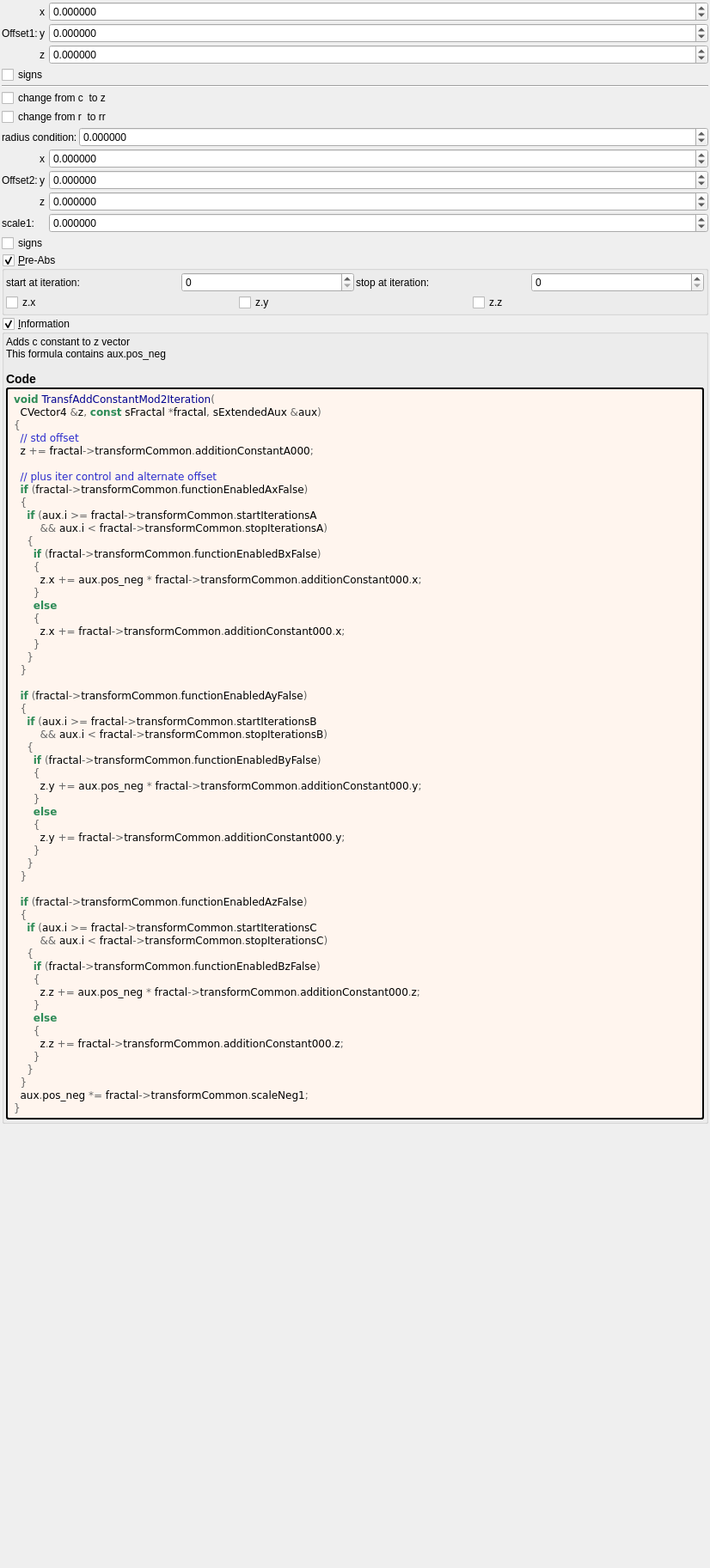
<?xml version="1.0" encoding="UTF-8"?>
<ui version="4.0">
 <class>Form</class>
 <widget class="QWidget" name="Form">
  <property name="geometry">
   <rect>
    <x>0</x>
    <y>0</y>
    <width>826</width>
    <height>1825</height>
   </rect>
  </property>
  <property name="windowTitle">
   <string notr="true">transf_add_constant_mod2</string>
  </property>
  <layout class="QVBoxLayout" name="verticalLayout">
   <property name="spacing">
    <number>2</number>
   </property>
   <property name="leftMargin">
    <number>2</number>
   </property>
   <property name="topMargin">
    <number>2</number>
   </property>
   <property name="rightMargin">
    <number>2</number>
   </property>
   <property name="bottomMargin">
    <number>2</number>
   </property>
   <item>
    <layout class="QGridLayout" name="gridLayout_63" columnstretch="0,0,0,1">
     <property name="spacing">
      <number>2</number>
     </property>
     <item row="2" column="2">
      <widget class="QLabel" name="label_114">
       <property name="text">
        <string notr="true">x</string>
       </property>
      </widget>
     </item>
     <item row="2" column="3">
      <widget class="MyDoubleSpinBox" name="spinbox3_transf_addition_constantA_000_x">
       <property name="sizePolicy">
        <sizepolicy hsizetype="Minimum" vsizetype="Maximum">
         <horstretch>0</horstretch>
         <verstretch>0</verstretch>
        </sizepolicy>
       </property>
       <property name="prefix">
        <string/>
       </property>
       <property name="suffix">
        <string/>
       </property>
       <property name="decimals">
        <number>6</number>
       </property>
       <property name="minimum">
        <double>-99.989999999999995</double>
       </property>
       <property name="maximum">
        <double>99.989999999999995</double>
       </property>
       <property name="singleStep">
        <double>0.100000000000000</double>
       </property>
      </widget>
     </item>
     <item row="4" column="2">
      <widget class="QLabel" name="label_115">
       <property name="text">
        <string notr="true">z</string>
       </property>
      </widget>
     </item>
     <item row="3" column="2">
      <widget class="QLabel" name="label_113">
       <property name="text">
        <string notr="true">y</string>
       </property>
      </widget>
     </item>
     <item row="4" column="3">
      <widget class="MyDoubleSpinBox" name="spinbox3_transf_addition_constantA_000_z">
       <property name="sizePolicy">
        <sizepolicy hsizetype="Minimum" vsizetype="Maximum">
         <horstretch>0</horstretch>
         <verstretch>0</verstretch>
        </sizepolicy>
       </property>
       <property name="prefix">
        <string/>
       </property>
       <property name="suffix">
        <string/>
       </property>
       <property name="decimals">
        <number>6</number>
       </property>
       <property name="minimum">
        <double>-99.989999999999995</double>
       </property>
       <property name="maximum">
        <double>99.989999999999995</double>
       </property>
       <property name="singleStep">
        <double>0.100000000000000</double>
       </property>
      </widget>
     </item>
     <item row="3" column="3">
      <widget class="MyDoubleSpinBox" name="spinbox3_transf_addition_constantA_000_y">
       <property name="sizePolicy">
        <sizepolicy hsizetype="Minimum" vsizetype="Maximum">
         <horstretch>0</horstretch>
         <verstretch>0</verstretch>
        </sizepolicy>
       </property>
       <property name="prefix">
        <string/>
       </property>
       <property name="suffix">
        <string/>
       </property>
       <property name="decimals">
        <number>6</number>
       </property>
       <property name="minimum">
        <double>-99.989999999999995</double>
       </property>
       <property name="maximum">
        <double>99.989999999999995</double>
       </property>
       <property name="singleStep">
        <double>0.100000000000000</double>
       </property>
      </widget>
     </item>
     <item row="3" column="1">
      <widget class="QLabel" name="label_255">
       <property name="text">
        <string>Offset1:</string>
       </property>
      </widget>
     </item>
     <item row="5" column="1" colspan="2">
      <widget class="MyCheckBox" name="checkBox_transf_function_enabledD_false">
       <property name="text">
        <string notr="true">signs</string>
       </property>
      </widget>
     </item>
    </layout>
   </item>
   <item>
    <widget class="Line" name="line">
     <property name="orientation">
      <enum>Qt::Horizontal</enum>
     </property>
    </widget>
   </item>
   <item>
    <widget class="MyCheckBox" name="checkBox_transf_function_enabledB_false">
     <property name="text">
      <string notr="true">change from c  to z</string>
     </property>
    </widget>
   </item>
   <item>
    <widget class="MyCheckBox" name="checkBox_transf_function_enabledA_false">
     <property name="text">
      <string notr="true">change from r  to rr</string>
     </property>
    </widget>
   </item>
   <item>
    <layout class="QGridLayout" name="gridLayout_2" columnstretch="0,1">
     <item row="0" column="0">
      <widget class="QLabel" name="label_261">
       <property name="text">
        <string>radius condition:</string>
       </property>
      </widget>
     </item>
     <item row="0" column="1">
      <widget class="MyDoubleSpinBox" name="spinbox_transf_radius_1">
       <property name="sizePolicy">
        <sizepolicy hsizetype="Minimum" vsizetype="Maximum">
         <horstretch>0</horstretch>
         <verstretch>0</verstretch>
        </sizepolicy>
       </property>
       <property name="prefix">
        <string/>
       </property>
       <property name="suffix">
        <string/>
       </property>
       <property name="decimals">
        <number>6</number>
       </property>
       <property name="minimum">
        <double>-99.989999999999995</double>
       </property>
       <property name="maximum">
        <double>99.989999999999995</double>
       </property>
       <property name="singleStep">
        <double>0.100000000000000</double>
       </property>
      </widget>
     </item>
    </layout>
   </item>
   <item>
    <layout class="QGridLayout" name="gridLayout_64" columnstretch="0,0,0,1">
     <property name="spacing">
      <number>2</number>
     </property>
     <item row="2" column="2">
      <widget class="QLabel" name="label_116">
       <property name="text">
        <string notr="true">x</string>
       </property>
      </widget>
     </item>
     <item row="2" column="3">
      <widget class="MyDoubleSpinBox" name="spinbox3_transf_offset_000_x">
       <property name="sizePolicy">
        <sizepolicy hsizetype="Minimum" vsizetype="Maximum">
         <horstretch>0</horstretch>
         <verstretch>0</verstretch>
        </sizepolicy>
       </property>
       <property name="prefix">
        <string/>
       </property>
       <property name="suffix">
        <string/>
       </property>
       <property name="decimals">
        <number>6</number>
       </property>
       <property name="minimum">
        <double>-99.989999999999995</double>
       </property>
       <property name="maximum">
        <double>99.989999999999995</double>
       </property>
       <property name="singleStep">
        <double>0.100000000000000</double>
       </property>
      </widget>
     </item>
     <item row="4" column="2">
      <widget class="QLabel" name="label_117">
       <property name="text">
        <string notr="true">z</string>
       </property>
      </widget>
     </item>
     <item row="3" column="2">
      <widget class="QLabel" name="label_118">
       <property name="text">
        <string notr="true">y</string>
       </property>
      </widget>
     </item>
     <item row="4" column="3">
      <widget class="MyDoubleSpinBox" name="spinbox3_transf_offset_000_z">
       <property name="sizePolicy">
        <sizepolicy hsizetype="Minimum" vsizetype="Maximum">
         <horstretch>0</horstretch>
         <verstretch>0</verstretch>
        </sizepolicy>
       </property>
       <property name="prefix">
        <string/>
       </property>
       <property name="suffix">
        <string/>
       </property>
       <property name="decimals">
        <number>6</number>
       </property>
       <property name="minimum">
        <double>-99.989999999999995</double>
       </property>
       <property name="maximum">
        <double>99.989999999999995</double>
       </property>
       <property name="singleStep">
        <double>0.100000000000000</double>
       </property>
      </widget>
     </item>
     <item row="3" column="3">
      <widget class="MyDoubleSpinBox" name="spinbox3_transf_offset_000_y">
       <property name="sizePolicy">
        <sizepolicy hsizetype="Minimum" vsizetype="Maximum">
         <horstretch>0</horstretch>
         <verstretch>0</verstretch>
        </sizepolicy>
       </property>
       <property name="prefix">
        <string/>
       </property>
       <property name="suffix">
        <string/>
       </property>
       <property name="decimals">
        <number>6</number>
       </property>
       <property name="minimum">
        <double>-99.989999999999995</double>
       </property>
       <property name="maximum">
        <double>99.989999999999995</double>
       </property>
       <property name="singleStep">
        <double>0.100000000000000</double>
       </property>
      </widget>
     </item>
     <item row="3" column="1">
      <widget class="QLabel" name="label_256">
       <property name="text">
        <string>Offset2:</string>
       </property>
      </widget>
     </item>
     <item row="6" column="1" colspan="2">
      <widget class="MyCheckBox" name="checkBox_transf_function_enabledC_false">
       <property name="text">
        <string notr="true">signs</string>
       </property>
      </widget>
     </item>
     <item row="5" column="3">
      <widget class="MyDoubleSpinBox" name="spinbox_transf_scale_1">
       <property name="sizePolicy">
        <sizepolicy hsizetype="Minimum" vsizetype="Maximum">
         <horstretch>0</horstretch>
         <verstretch>0</verstretch>
        </sizepolicy>
       </property>
       <property name="prefix">
        <string/>
       </property>
       <property name="suffix">
        <string/>
       </property>
       <property name="decimals">
        <number>6</number>
       </property>
       <property name="minimum">
        <double>-99.989999999999995</double>
       </property>
       <property name="maximum">
        <double>99.989999999999995</double>
       </property>
       <property name="singleStep">
        <double>0.100000000000000</double>
       </property>
      </widget>
     </item>
     <item row="5" column="1">
      <widget class="QLabel" name="label_258">
       <property name="text">
        <string>scale1:</string>
       </property>
      </widget>
     </item>
    </layout>
   </item>
   <item>
    <widget class="MyGroupBox" name="groupCheck_transf_function_enabledP_false">
     <property name="title">
      <string>&amp;Pre-Abs</string>
     </property>
     <property name="checkable">
      <bool>true</bool>
     </property>
     <layout class="QVBoxLayout" name="verticalLayout_10" stretch="0,0">
      <property name="spacing">
       <number>2</number>
      </property>
      <property name="leftMargin">
       <number>2</number>
      </property>
      <property name="topMargin">
       <number>2</number>
      </property>
      <property name="rightMargin">
       <number>2</number>
      </property>
      <property name="bottomMargin">
       <number>2</number>
      </property>
      <item>
       <layout class="QGridLayout" name="gridLayout_65">
        <property name="spacing">
         <number>2</number>
        </property>
        <item row="1" column="3">
         <widget class="MySpinBox" name="spinboxInt_transf_stop_iterations_P">
          <property name="sizePolicy">
           <sizepolicy hsizetype="Minimum" vsizetype="Maximum">
            <horstretch>0</horstretch>
            <verstretch>0</verstretch>
           </sizepolicy>
          </property>
          <property name="maximum">
           <number>999</number>
          </property>
         </widget>
        </item>
        <item row="1" column="1">
         <widget class="MySpinBox" name="spinboxInt_transf_start_iterations_P">
          <property name="sizePolicy">
           <sizepolicy hsizetype="Minimum" vsizetype="Maximum">
            <horstretch>0</horstretch>
            <verstretch>0</verstretch>
           </sizepolicy>
          </property>
          <property name="maximum">
           <number>999</number>
          </property>
         </widget>
        </item>
        <item row="1" column="2">
         <widget class="QLabel" name="label_248">
          <property name="text">
           <string>stop at iteration:</string>
          </property>
         </widget>
        </item>
        <item row="1" column="0">
         <widget class="QLabel" name="label_249">
          <property name="text">
           <string>start at iteration:</string>
          </property>
         </widget>
        </item>
       </layout>
      </item>
      <item>
       <layout class="QHBoxLayout" name="horizontalLayout_8" stretch="0,0,0">
        <property name="topMargin">
         <number>0</number>
        </property>
        <item>
         <widget class="MyCheckBox" name="checkBox_transf_function_enabledAx">
          <property name="text">
           <string notr="true">z.x</string>
          </property>
         </widget>
        </item>
        <item>
         <widget class="MyCheckBox" name="checkBox_transf_function_enabledAy">
          <property name="text">
           <string notr="true">z.y</string>
          </property>
         </widget>
        </item>
        <item>
         <widget class="MyCheckBox" name="checkBox_transf_function_enabledAz">
          <property name="text">
           <string notr="true">z.z</string>
          </property>
         </widget>
        </item>
       </layout>
      </item>
     </layout>
    </widget>
   </item>
   <item>
    <widget class="MyGroupBox" name="groupCheck_info">
     <property name="title">
      <string>&amp;Information</string>
     </property>
     <property name="flat">
      <bool>false</bool>
     </property>
     <property name="checkable">
      <bool>true</bool>
     </property>
     <layout class="QVBoxLayout" name="verticalLayout_2">
      <property name="spacing">
       <number>2</number>
      </property>
      <property name="leftMargin">
       <number>2</number>
      </property>
      <property name="topMargin">
       <number>2</number>
      </property>
      <property name="rightMargin">
       <number>2</number>
      </property>
      <property name="bottomMargin">
       <number>2</number>
      </property>
      <item>
       <widget class="QLabel" name="label_information_general">
        <property name="text">
         <string notr="true">&lt;p&gt;Adds c constant to z vector&lt;br&gt;This formula contains aux.pos_neg&lt;/p&gt;&lt;table&gt;
&lt;/table&gt;
&lt;h3&gt;Code&lt;/h3&gt;</string>
        </property>
        <property name="wordWrap">
         <bool>true</bool>
        </property>
        <property name="openExternalLinks">
         <bool>true</bool>
        </property>
        <property name="textInteractionFlags">
         <set>Qt::LinksAccessibleByMouse|Qt::TextSelectableByMouse</set>
        </property>
       </widget>
      </item>
      <item>
       <widget class="QLabel" name="label_code_content">
        <property name="styleSheet">
         <string notr="true">border-style: outset; border-width: 2px; border-radius: 3px; border-color: black; background-color: #fff5ee; padding: 4px;</string>
        </property>
        <property name="text">
         <string notr="true">&lt;body style=&quot;background-color:#fff5ee&quot;&gt;
&lt;pre style=&quot;color:#000000; background-color:#fff5ee;  font-family:'Courier New',monospace;&quot;&gt;&lt;span style=&quot;color:#2e8b57; font-weight:bold&quot;&gt;void&lt;/span&gt; &lt;span style=&quot;color:#00008f&quot;&gt;TransfAddConstantMod2Iteration&lt;/span&gt;&lt;span style=&quot;color:#676767&quot;&gt;(&lt;/span&gt;
  CVector4 &lt;span style=&quot;color:#676767&quot;&gt;&amp;amp;&lt;/span&gt;z&lt;span style=&quot;color:#676767&quot;&gt;,&lt;/span&gt; &lt;span style=&quot;color:#2e8b57; font-weight:bold&quot;&gt;const&lt;/span&gt; sFractal &lt;span style=&quot;color:#676767&quot;&gt;*&lt;/span&gt;fractal&lt;span style=&quot;color:#676767&quot;&gt;,&lt;/span&gt; sExtendedAux &lt;span style=&quot;color:#676767&quot;&gt;&amp;amp;&lt;/span&gt;aux&lt;span style=&quot;color:#676767&quot;&gt;)&lt;/span&gt;
&lt;span style=&quot;color:#676767&quot;&gt;{&lt;/span&gt;
  &lt;span style=&quot;color:#2929cc&quot;&gt;// std offset&lt;/span&gt;
  z &lt;span style=&quot;color:#676767&quot;&gt;+=&lt;/span&gt; fractal&lt;span style=&quot;color:#676767&quot;&gt;-&amp;gt;&lt;/span&gt;transformCommon&lt;span style=&quot;color:#676767&quot;&gt;.&lt;/span&gt;additionConstantA000&lt;span style=&quot;color:#676767&quot;&gt;;&lt;/span&gt;

  &lt;span style=&quot;color:#2929cc&quot;&gt;// plus iter control and alternate offset&lt;/span&gt;
  &lt;span style=&quot;color:#2e8b57; font-weight:bold&quot;&gt;if&lt;/span&gt; &lt;span style=&quot;color:#676767&quot;&gt;(&lt;/span&gt;fractal&lt;span style=&quot;color:#676767&quot;&gt;-&amp;gt;&lt;/span&gt;transformCommon&lt;span style=&quot;color:#676767&quot;&gt;.&lt;/span&gt;functionEnabledAxFalse&lt;span style=&quot;color:#676767&quot;&gt;)&lt;/span&gt;
  &lt;span style=&quot;color:#676767&quot;&gt;{&lt;/span&gt;
    &lt;span style=&quot;color:#2e8b57; font-weight:bold&quot;&gt;if&lt;/span&gt; &lt;span style=&quot;color:#676767&quot;&gt;(&lt;/span&gt;aux&lt;span style=&quot;color:#676767&quot;&gt;.&lt;/span&gt;i &lt;span style=&quot;color:#676767&quot;&gt;&amp;gt;=&lt;/span&gt; fractal&lt;span style=&quot;color:#676767&quot;&gt;-&amp;gt;&lt;/span&gt;transformCommon&lt;span style=&quot;color:#676767&quot;&gt;.&lt;/span&gt;startIterationsA
        &lt;span style=&quot;color:#676767&quot;&gt;&amp;amp;&amp;amp;&lt;/span&gt; aux&lt;span style=&quot;color:#676767&quot;&gt;.&lt;/span&gt;i &lt;span style=&quot;color:#676767&quot;&gt;&amp;lt;&lt;/span&gt; fractal&lt;span style=&quot;color:#676767&quot;&gt;-&amp;gt;&lt;/span&gt;transformCommon&lt;span style=&quot;color:#676767&quot;&gt;.&lt;/span&gt;stopIterationsA&lt;span style=&quot;color:#676767&quot;&gt;)&lt;/span&gt;
    &lt;span style=&quot;color:#676767&quot;&gt;{&lt;/span&gt;
      &lt;span style=&quot;color:#2e8b57; font-weight:bold&quot;&gt;if&lt;/span&gt; &lt;span style=&quot;color:#676767&quot;&gt;(&lt;/span&gt;fractal&lt;span style=&quot;color:#676767&quot;&gt;-&amp;gt;&lt;/span&gt;transformCommon&lt;span style=&quot;color:#676767&quot;&gt;.&lt;/span&gt;functionEnabledBxFalse&lt;span style=&quot;color:#676767&quot;&gt;)&lt;/span&gt;
      &lt;span style=&quot;color:#676767&quot;&gt;{&lt;/span&gt;
        z&lt;span style=&quot;color:#676767&quot;&gt;.&lt;/span&gt;x &lt;span style=&quot;color:#676767&quot;&gt;+=&lt;/span&gt; aux&lt;span style=&quot;color:#676767&quot;&gt;.&lt;/span&gt;pos_neg &lt;span style=&quot;color:#676767&quot;&gt;*&lt;/span&gt; fractal&lt;span style=&quot;color:#676767&quot;&gt;-&amp;gt;&lt;/span&gt;transformCommon&lt;span style=&quot;color:#676767&quot;&gt;.&lt;/span&gt;additionConstant000&lt;span style=&quot;color:#676767&quot;&gt;.&lt;/span&gt;x&lt;span style=&quot;color:#676767&quot;&gt;;&lt;/span&gt;
      &lt;span style=&quot;color:#676767&quot;&gt;}&lt;/span&gt;
      &lt;span style=&quot;color:#2e8b57; font-weight:bold&quot;&gt;else&lt;/span&gt;
      &lt;span style=&quot;color:#676767&quot;&gt;{&lt;/span&gt;
        z&lt;span style=&quot;color:#676767&quot;&gt;.&lt;/span&gt;x &lt;span style=&quot;color:#676767&quot;&gt;+=&lt;/span&gt; fractal&lt;span style=&quot;color:#676767&quot;&gt;-&amp;gt;&lt;/span&gt;transformCommon&lt;span style=&quot;color:#676767&quot;&gt;.&lt;/span&gt;additionConstant000&lt;span style=&quot;color:#676767&quot;&gt;.&lt;/span&gt;x&lt;span style=&quot;color:#676767&quot;&gt;;&lt;/span&gt;
      &lt;span style=&quot;color:#676767&quot;&gt;}&lt;/span&gt;
    &lt;span style=&quot;color:#676767&quot;&gt;}&lt;/span&gt;
  &lt;span style=&quot;color:#676767&quot;&gt;}&lt;/span&gt;

  &lt;span style=&quot;color:#2e8b57; font-weight:bold&quot;&gt;if&lt;/span&gt; &lt;span style=&quot;color:#676767&quot;&gt;(&lt;/span&gt;fractal&lt;span style=&quot;color:#676767&quot;&gt;-&amp;gt;&lt;/span&gt;transformCommon&lt;span style=&quot;color:#676767&quot;&gt;.&lt;/span&gt;functionEnabledAyFalse&lt;span style=&quot;color:#676767&quot;&gt;)&lt;/span&gt;
  &lt;span style=&quot;color:#676767&quot;&gt;{&lt;/span&gt;
    &lt;span style=&quot;color:#2e8b57; font-weight:bold&quot;&gt;if&lt;/span&gt; &lt;span style=&quot;color:#676767&quot;&gt;(&lt;/span&gt;aux&lt;span style=&quot;color:#676767&quot;&gt;.&lt;/span&gt;i &lt;span style=&quot;color:#676767&quot;&gt;&amp;gt;=&lt;/span&gt; fractal&lt;span style=&quot;color:#676767&quot;&gt;-&amp;gt;&lt;/span&gt;transformCommon&lt;span style=&quot;color:#676767&quot;&gt;.&lt;/span&gt;startIterationsB
        &lt;span style=&quot;color:#676767&quot;&gt;&amp;amp;&amp;amp;&lt;/span&gt; aux&lt;span style=&quot;color:#676767&quot;&gt;.&lt;/span&gt;i &lt;span style=&quot;color:#676767&quot;&gt;&amp;lt;&lt;/span&gt; fractal&lt;span style=&quot;color:#676767&quot;&gt;-&amp;gt;&lt;/span&gt;transformCommon&lt;span style=&quot;color:#676767&quot;&gt;.&lt;/span&gt;stopIterationsB&lt;span style=&quot;color:#676767&quot;&gt;)&lt;/span&gt;
    &lt;span style=&quot;color:#676767&quot;&gt;{&lt;/span&gt;
      &lt;span style=&quot;color:#2e8b57; font-weight:bold&quot;&gt;if&lt;/span&gt; &lt;span style=&quot;color:#676767&quot;&gt;(&lt;/span&gt;fractal&lt;span style=&quot;color:#676767&quot;&gt;-&amp;gt;&lt;/span&gt;transformCommon&lt;span style=&quot;color:#676767&quot;&gt;.&lt;/span&gt;functionEnabledByFalse&lt;span style=&quot;color:#676767&quot;&gt;)&lt;/span&gt;
      &lt;span style=&quot;color:#676767&quot;&gt;{&lt;/span&gt;
        z&lt;span style=&quot;color:#676767&quot;&gt;.&lt;/span&gt;y &lt;span style=&quot;color:#676767&quot;&gt;+=&lt;/span&gt; aux&lt;span style=&quot;color:#676767&quot;&gt;.&lt;/span&gt;pos_neg &lt;span style=&quot;color:#676767&quot;&gt;*&lt;/span&gt; fractal&lt;span style=&quot;color:#676767&quot;&gt;-&amp;gt;&lt;/span&gt;transformCommon&lt;span style=&quot;color:#676767&quot;&gt;.&lt;/span&gt;additionConstant000&lt;span style=&quot;color:#676767&quot;&gt;.&lt;/span&gt;y&lt;span style=&quot;color:#676767&quot;&gt;;&lt;/span&gt;
      &lt;span style=&quot;color:#676767&quot;&gt;}&lt;/span&gt;
      &lt;span style=&quot;color:#2e8b57; font-weight:bold&quot;&gt;else&lt;/span&gt;
      &lt;span style=&quot;color:#676767&quot;&gt;{&lt;/span&gt;
        z&lt;span style=&quot;color:#676767&quot;&gt;.&lt;/span&gt;y &lt;span style=&quot;color:#676767&quot;&gt;+=&lt;/span&gt; fractal&lt;span style=&quot;color:#676767&quot;&gt;-&amp;gt;&lt;/span&gt;transformCommon&lt;span style=&quot;color:#676767&quot;&gt;.&lt;/span&gt;additionConstant000&lt;span style=&quot;color:#676767&quot;&gt;.&lt;/span&gt;y&lt;span style=&quot;color:#676767&quot;&gt;;&lt;/span&gt;
      &lt;span style=&quot;color:#676767&quot;&gt;}&lt;/span&gt;
    &lt;span style=&quot;color:#676767&quot;&gt;}&lt;/span&gt;
  &lt;span style=&quot;color:#676767&quot;&gt;}&lt;/span&gt;

  &lt;span style=&quot;color:#2e8b57; font-weight:bold&quot;&gt;if&lt;/span&gt; &lt;span style=&quot;color:#676767&quot;&gt;(&lt;/span&gt;fractal&lt;span style=&quot;color:#676767&quot;&gt;-&amp;gt;&lt;/span&gt;transformCommon&lt;span style=&quot;color:#676767&quot;&gt;.&lt;/span&gt;functionEnabledAzFalse&lt;span style=&quot;color:#676767&quot;&gt;)&lt;/span&gt;
  &lt;span style=&quot;color:#676767&quot;&gt;{&lt;/span&gt;
    &lt;span style=&quot;color:#2e8b57; font-weight:bold&quot;&gt;if&lt;/span&gt; &lt;span style=&quot;color:#676767&quot;&gt;(&lt;/span&gt;aux&lt;span style=&quot;color:#676767&quot;&gt;.&lt;/span&gt;i &lt;span style=&quot;color:#676767&quot;&gt;&amp;gt;=&lt;/span&gt; fractal&lt;span style=&quot;color:#676767&quot;&gt;-&amp;gt;&lt;/span&gt;transformCommon&lt;span style=&quot;color:#676767&quot;&gt;.&lt;/span&gt;startIterationsC
        &lt;span style=&quot;color:#676767&quot;&gt;&amp;amp;&amp;amp;&lt;/span&gt; aux&lt;span style=&quot;color:#676767&quot;&gt;.&lt;/span&gt;i &lt;span style=&quot;color:#676767&quot;&gt;&amp;lt;&lt;/span&gt; fractal&lt;span style=&quot;color:#676767&quot;&gt;-&amp;gt;&lt;/span&gt;transformCommon&lt;span style=&quot;color:#676767&quot;&gt;.&lt;/span&gt;stopIterationsC&lt;span style=&quot;color:#676767&quot;&gt;)&lt;/span&gt;
    &lt;span style=&quot;color:#676767&quot;&gt;{&lt;/span&gt;
      &lt;span style=&quot;color:#2e8b57; font-weight:bold&quot;&gt;if&lt;/span&gt; &lt;span style=&quot;color:#676767&quot;&gt;(&lt;/span&gt;fractal&lt;span style=&quot;color:#676767&quot;&gt;-&amp;gt;&lt;/span&gt;transformCommon&lt;span style=&quot;color:#676767&quot;&gt;.&lt;/span&gt;functionEnabledBzFalse&lt;span style=&quot;color:#676767&quot;&gt;)&lt;/span&gt;
      &lt;span style=&quot;color:#676767&quot;&gt;{&lt;/span&gt;
        z&lt;span style=&quot;color:#676767&quot;&gt;.&lt;/span&gt;z &lt;span style=&quot;color:#676767&quot;&gt;+=&lt;/span&gt; aux&lt;span style=&quot;color:#676767&quot;&gt;.&lt;/span&gt;pos_neg &lt;span style=&quot;color:#676767&quot;&gt;*&lt;/span&gt; fractal&lt;span style=&quot;color:#676767&quot;&gt;-&amp;gt;&lt;/span&gt;transformCommon&lt;span style=&quot;color:#676767&quot;&gt;.&lt;/span&gt;additionConstant000&lt;span style=&quot;color:#676767&quot;&gt;.&lt;/span&gt;z&lt;span style=&quot;color:#676767&quot;&gt;;&lt;/span&gt;
      &lt;span style=&quot;color:#676767&quot;&gt;}&lt;/span&gt;
      &lt;span style=&quot;color:#2e8b57; font-weight:bold&quot;&gt;else&lt;/span&gt;
      &lt;span style=&quot;color:#676767&quot;&gt;{&lt;/span&gt;
        z&lt;span style=&quot;color:#676767&quot;&gt;.&lt;/span&gt;z &lt;span style=&quot;color:#676767&quot;&gt;+=&lt;/span&gt; fractal&lt;span style=&quot;color:#676767&quot;&gt;-&amp;gt;&lt;/span&gt;transformCommon&lt;span style=&quot;color:#676767&quot;&gt;.&lt;/span&gt;additionConstant000&lt;span style=&quot;color:#676767&quot;&gt;.&lt;/span&gt;z&lt;span style=&quot;color:#676767&quot;&gt;;&lt;/span&gt;
      &lt;span style=&quot;color:#676767&quot;&gt;}&lt;/span&gt;
    &lt;span style=&quot;color:#676767&quot;&gt;}&lt;/span&gt;
  &lt;span style=&quot;color:#676767&quot;&gt;}&lt;/span&gt;
  aux&lt;span style=&quot;color:#676767&quot;&gt;.&lt;/span&gt;pos_neg &lt;span style=&quot;color:#676767&quot;&gt;*=&lt;/span&gt; fractal&lt;span style=&quot;color:#676767&quot;&gt;-&amp;gt;&lt;/span&gt;transformCommon&lt;span style=&quot;color:#676767&quot;&gt;.&lt;/span&gt;scaleNeg1&lt;span style=&quot;color:#676767&quot;&gt;;&lt;/span&gt;
&lt;span style=&quot;color:#676767&quot;&gt;}&lt;/span&gt;
&lt;/pre&gt;
&lt;/body&gt;</string>
        </property>
        <property name="wordWrap">
         <bool>true</bool>
        </property>
        <property name="openExternalLinks">
         <bool>true</bool>
        </property>
        <property name="textInteractionFlags">
         <set>Qt::LinksAccessibleByMouse|Qt::TextSelectableByMouse</set>
        </property>
       </widget>
      </item>
     </layout>
    </widget>
   </item>
   <item>
    <spacer name="verticalSpacer">
     <property name="orientation">
      <enum>Qt::Vertical</enum>
     </property>
     <property name="sizeHint" stdset="0">
      <size>
       <width>20</width>
       <height>40</height>
      </size>
     </property>
    </spacer>
   </item>
  </layout>
 </widget>
 <customwidgets>
  <customwidget>
   <class>MyGroupBox</class>
   <extends>QGroupBox</extends>
   <header>my_group_box.h</header>
   <container>1</container>
  </customwidget>
  <customwidget>
   <class>MyDoubleSpinBox</class>
   <extends>QDoubleSpinBox</extends>
   <header>my_double_spin_box.h</header>
  </customwidget>
  <customwidget>
   <class>MySpinBox</class>
   <extends>QSpinBox</extends>
   <header>my_spin_box.h</header>
  </customwidget>
  <customwidget>
   <class>MyCheckBox</class>
   <extends>QCheckBox</extends>
   <header>my_check_box.h</header>
  </customwidget>
 </customwidgets>
 <tabstops>
  <tabstop>spinbox3_transf_addition_constantA_000_x</tabstop>
  <tabstop>spinbox3_transf_addition_constantA_000_y</tabstop>
  <tabstop>spinbox3_transf_addition_constantA_000_z</tabstop>
  <tabstop>groupCheck_info</tabstop>
 </tabstops>
 <resources/>
 <connections/>
</ui>
